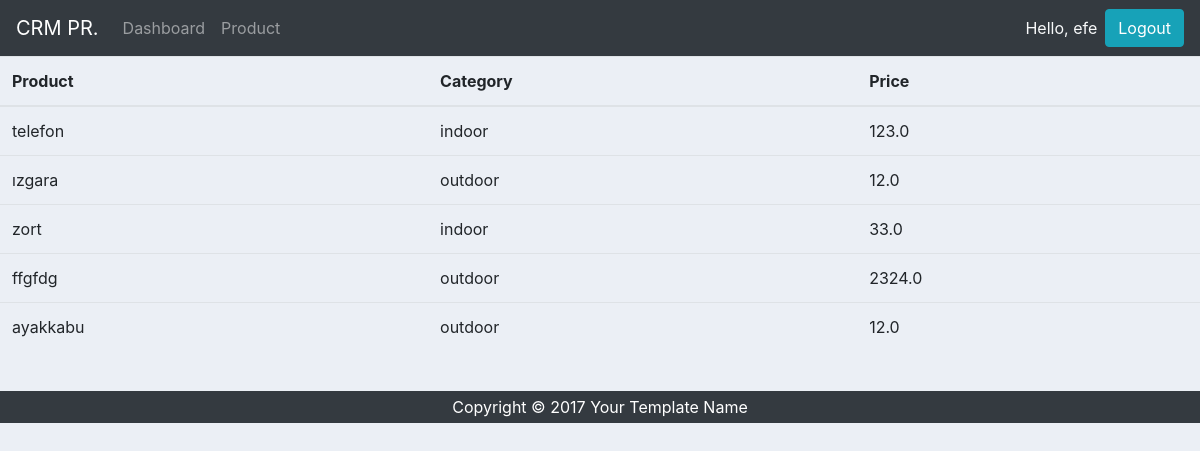
Screenshot of /product/ (signed in) with the database file from the repository.
### accounts/models.py (models this page shows, shortened)
class Product(models.Model):
    CATEGORY = (
        ("indoor","indoor"),
        ("outdoor","outdoor")
    )
    name = models.CharField(max_length=200,null=True)
    price = models.FloatField(null=True)
    category = models.CharField(max_length=200,null=True,choices=CATEGORY)
    description = models.CharField(max_length=200,null=True,blank=True)
    date_created = models.DateTimeField(auto_now_add=True,null=True)
    tag = models.ManyToManyField(Tag)

### accounts/decorators.py (the view)
        def wrapper_func(request,*args, **kwargs):
            group = None
            if request.user.groups.exists():
                group = request.user.groups.all()[0].name
            if group in allowed_roles:
                return view_func(request,*args, **kwargs)
            else:
                return HttpResponse("You are not authorized to view this page!")

### accounts/views.py (called while the page is built)
@login_required(login_url="loginurl")
@allowed_users(allowed_roles=["admin"])
def product(request):
    products = Product.objects.all()
    return render(request,"accounts/profile.html", {"products":products})

### accounts/templates/accounts/profile.html
{% extends "accounts/main.html" %}
{% block content %}
    <table class="table">
  <thead>
    <tr>
      <th scope="col">Product</th>
      <th scope="col">Category</th>
      <th scope="col">Price</th>
    </tr>
  </thead>
  <tbody>
    {% for i in products %}
          <tr>
            <td>{{ i.name }}</td>
            <td>{{ i.category }}</td>
            <td>{{ i.price }}</td>
          </tr>
        {% endfor %}
  </tbody>
</table>
{% endblock %}

### accounts/templates/accounts/navbar.html (shortened to what this page needs)
{% load static %}
<nav class="navbar navbar-expand-lg navbar-dark bg-dark ">
  <a class="navbar-brand" href="{% url 'homeurl'  %}">CRM PR.</a>
  <div class="collapse navbar-collapse" id="navbarNav">
    <ul class="navbar-nav">
      {% if request.user.is_staff %}
      <li class="nav-item">
        <a class="nav-link" href="{% url 'homeurl'  %}">Dashboard</a>
      </li>
      <li class="nav-item">
        <a class="nav-link" href="{% url 'producturl' %}">Product</a>
      </li>
      {% else %}
        <li class="nav-item">
          <a class="nav-link" href="{% url 'accounturl' %}">Settings</a>
        </li>
      {% endif %}
    </ul>
  </div>
  <span class="text-light mr-2 ">Hello, {{ request.user }}</span>
  <span><a class="btn btn-info" href="{% url 'logouturl' %}">Logout</a></span>
</nav>

### static/css/main.css (style rules this page uses)
body { background-color: red; }

### accounts/templates/accounts/main.html (style rules this page uses)
body { background-color: #ebeff5; }

### rows the page displays
Product: name "telefon", category "indoor", price "123.0"
Product: name "ızgara", category "outdoor", price "12.0"
Product: name "zort", category "indoor", price "33.0"
Product: name "ffgfdg", category "outdoor", price "2324.0"
Product: name "ayakkabu", category "outdoor", price "12.0"

### other values shown
{{ request.user }} "efe"
